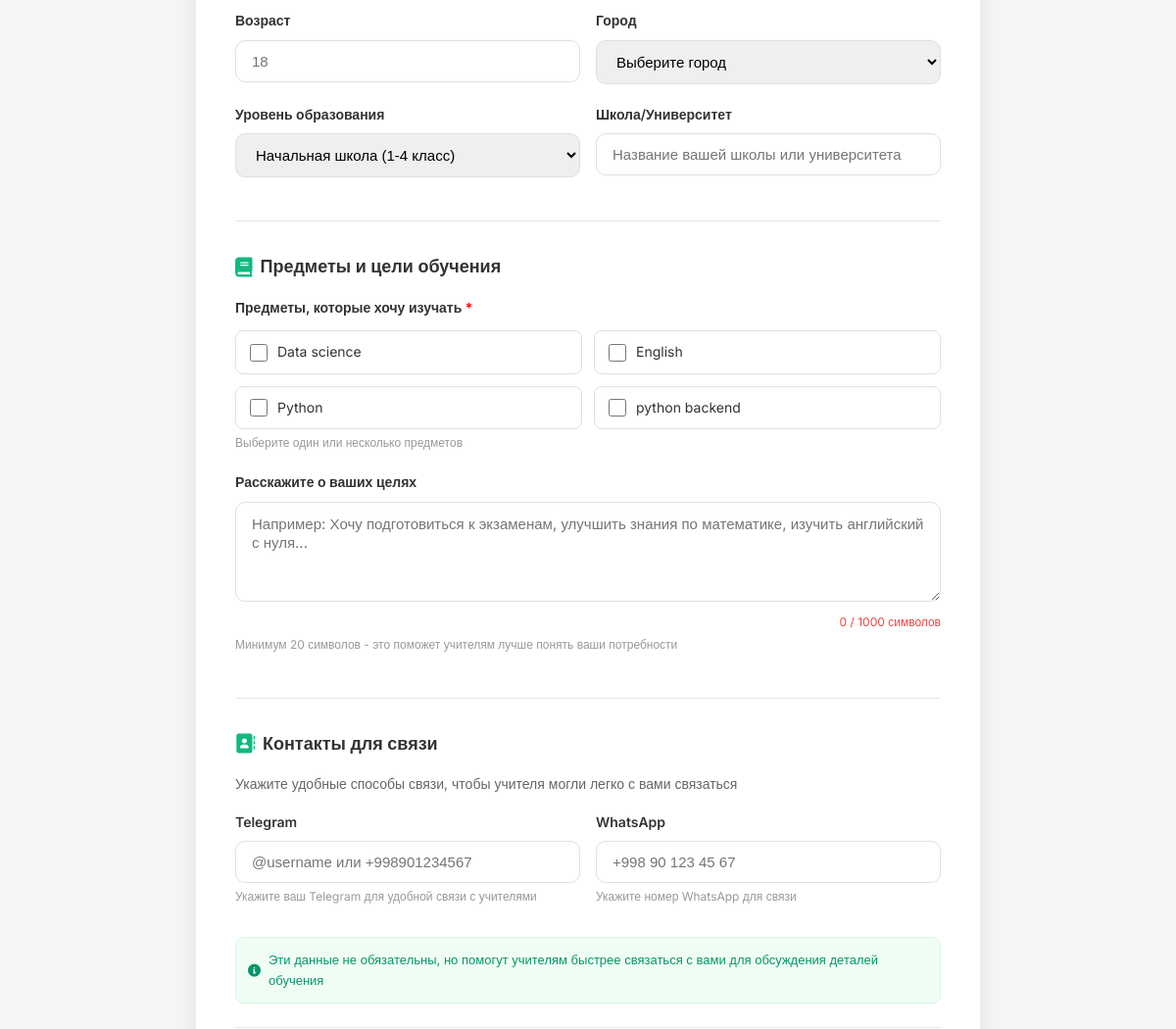
/register/student/ (middle part), run on an earlier commit of the app's database.
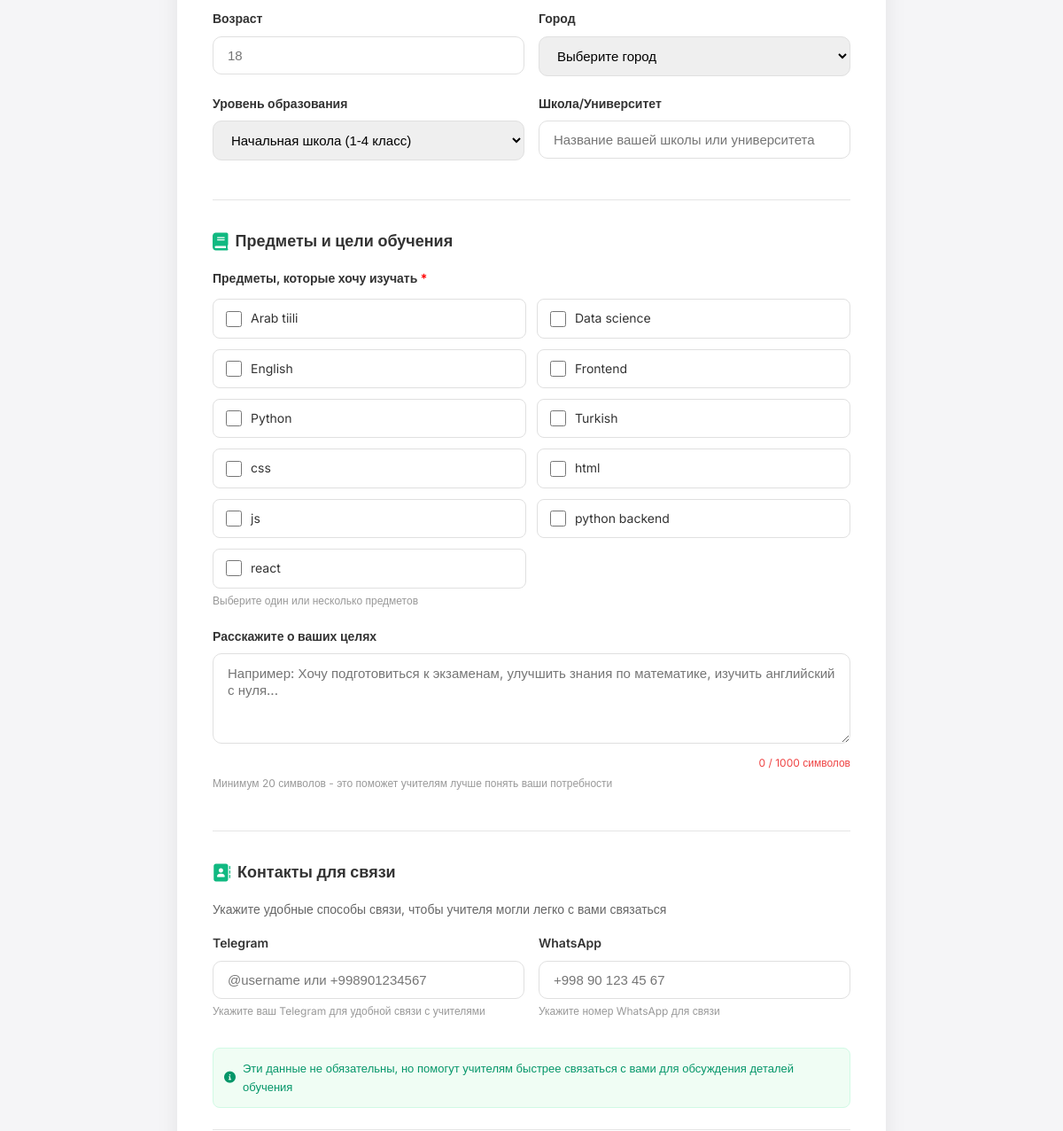
And on a later commit of the database.
### teachers/models.py (models this page shows)
class Subject(models.Model):
    name = models.CharField(max_length=100, unique=True)
    description = models.TextField(blank=True)
    icon = models.CharField(max_length=50, blank=True, help_text="CSS класс иконки")
    is_active = models.BooleanField(default=True)
    created_at = models.DateTimeField(auto_now_add=True)
    class Meta:
        ordering = ['name']
        verbose_name = 'Предмет'
        verbose_name_plural = 'Предметы'
    def __str__(self):
        return self.name

### teachers/views.py (the view)
# urls.py: path('register/student/', register_student, name='register_student'),
def register_student(request):
    if request.user.is_authenticated:
        return redirect('home')
    if request.method == 'POST':
        form = StudentRegistrationForm(request.POST)
        if form.is_valid():
            user = form.save()
            login(request, user)
            messages.success(
                request,
                'Регистрация прошла успешно! Добро пожаловать в UstozHub!'
            )
            return redirect('profile')
    else:
        form = StudentRegistrationForm()
    context = {
        'form': form
    }
    return render(request, 'logic/register_student.html', context)

### teachers/models.py (called while the page is built)
    def __str__(self):
        return f"{self.name}, {self.country}"

### templates/logic/register_student.html (shortened to what the changed rows need)
{% extends 'base.html' %}
{% load static %}
{% block content %}
<div class="auth-container">
    <div class="auth-card">
        <form method="post" id="registerForm">
            <div class="form-section">
                <div class="form-group full-width">
                    <div class="subjects-grid">
                        {% for checkbox in form.interests %}
                            <div class="subject-checkbox-wrapper">
                                {{ checkbox.tag }}
                                <label for="{{ checkbox.id_for_label }}">{{ checkbox.choice_label }}</label>
                            </div>
                        {% endfor %}
                    </div>
                </div>
            </div>
        </form>
    </div>
</div>
{% endblock %}

What changed in the data, as far as the page shows it:
added Subject: choice_label "Arab tiili"
added Subject: choice_label "Frontend"
added Subject: choice_label "Turkish"
added Subject: choice_label "css"
added Subject: choice_label "html"
added Subject: choice_label "js"
added Subject: choice_label "react"
